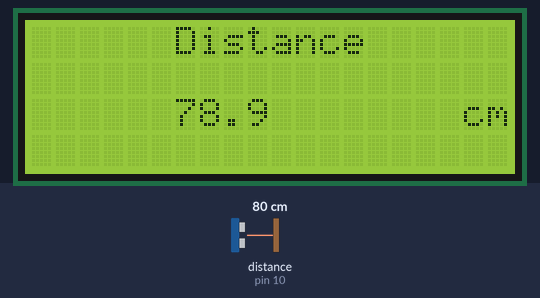
A sketch run on a simulated Arduino Uno, built with avr-gcc and run on an emulated ATmega328P. Shown: 20×4 character LCD. Wiring (inferred from the names in the program): ultrasonic range finder: trigger pin 9; echo pin 10. The test bench sets the inputs (shaded band); at power-on: distance to the obstacle (sensor on pin 10) 80 cm. The echo pulse lasts 58.3 µs per cm; what the sketch prints to the serial monitor is not drawn.

Above: at 1.2 s.
1.3 s: distance to the obstacle (sensor on pin 10) set to 2 cm
At 2.4 s:
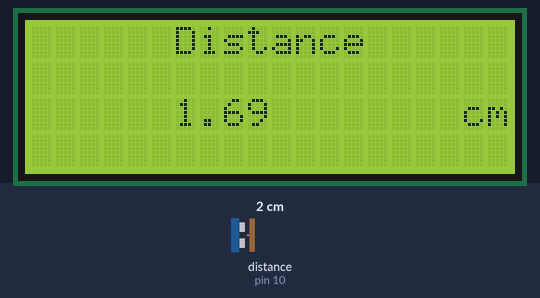
2.9 s: distance to the obstacle (sensor on pin 10) set to 18 cm
At 3.6 s:
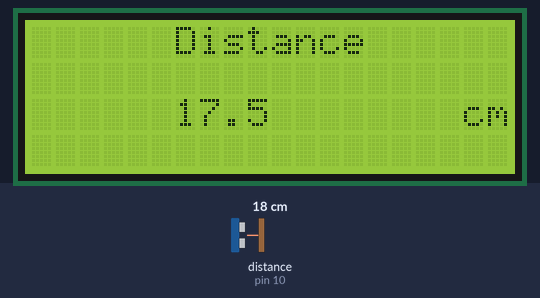
5.2 s: distance to the obstacle (sensor on pin 10) set to 120 cm
At 7.4 s:
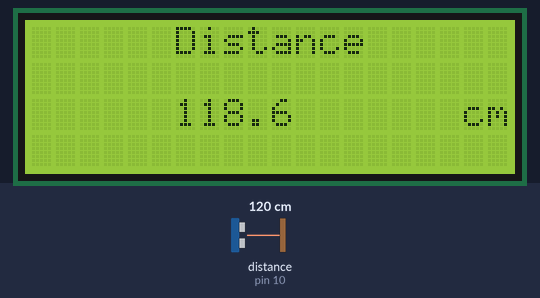
Timing chart, 0 to 8.9 s (numbered marks = the images above; inputs shaded):
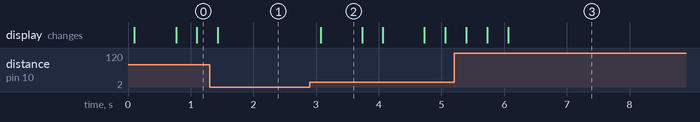

Measured:
- after the input at 1.3 s, the display: changes after 0.13 s (image 1)
- after the input at 2.9 s, the display: changes after 0.17 s (image 2)
- after the input at 5.2 s, the display: changes after 0.19 s (image 3)

The sketch:

EP10_Servo_Ultrasonic_HC_SR04_LCD.ino
```cpp
#include <Wire.h>
#include <LiquidCrystal_I2C.h>

LiquidCrystal_I2C lcd(0x3F,20,4);

int trigPin = 9;
int echoPin = 10;
float duration_usec;
int distance_mm;

void setup()
{
  pinMode(trigPin, OUTPUT);
  pinMode(echoPin, INPUT);
  digitalWrite(trigPin,LOW);
  lcd.begin();
  Serial.begin(9600);
}

void loop()
{
  // v = 340 m/s = (340 * 100)/10^6 cm/usec = 34/1000 cm/usec
  // 2*d = v*t => d = v*t/2 = (17*t)/1000 cm = (17*t)/100 mm.
    duration_usec = ping();
    distance_mm = (17*duration_usec)/100;

    Serial.print("Distance: ");
    Serial.print(distance_mm / 10);
    Serial.print('.' );
    Serial.print(distance_mm % 10);
    Serial.println(" cm");
    lcd.home();
    lcd.print("      Distance      ");
    lcd.setCursor(6,2);
    lcd.print(distance_mm / 10);
    lcd.print('.');
    lcd.print(distance_mm % 10);
    lcd.setCursor(18,2);
    lcd.print("cm");

    delay(300);
}

int ping()
{
  // send a pulse (at least 10 usec long) to the TRIG pin
  digitalWrite(trigPin, HIGH);
  delayMicroseconds(12);
  digitalWrite(trigPin, LOW);
  // measure the ECHO pulse width (in microseconds)
  float duration_usec = pulseIn(echoPin, HIGH);
  return duration_usec;
}
```
